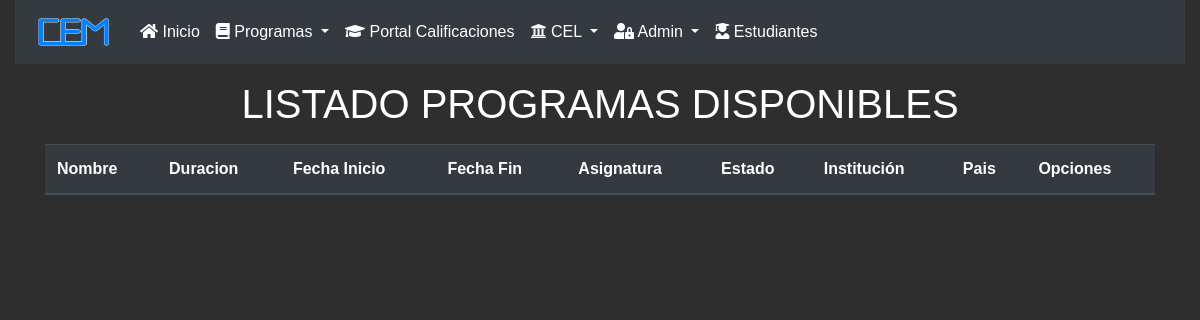
The app's page /listado_postular/, older data.
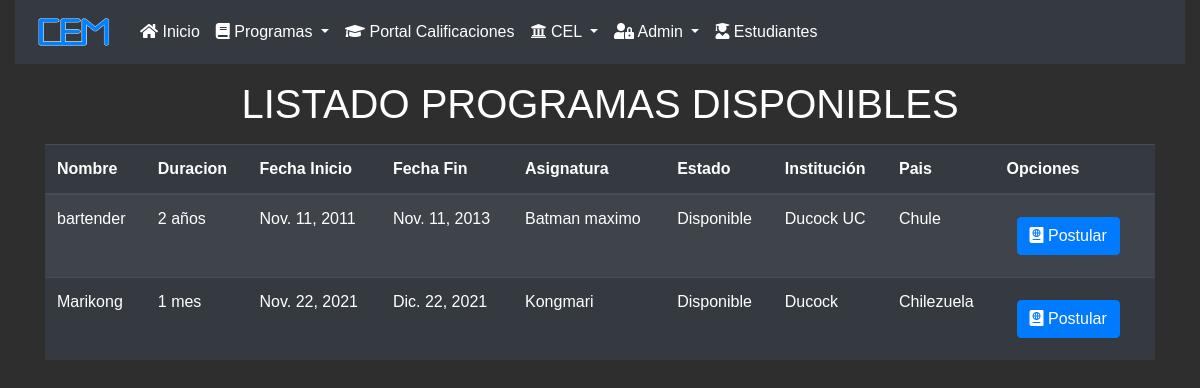
The same page, newer data.
### core/models.py (models this page shows, shortened)
class Programas(models.Model):
    idPrograma = models.IntegerField(primary_key=True, verbose_name='Id de programa')
    nombre = models.CharField(max_length=200, verbose_name='Nombre del programa')
    duracion = models.CharField(max_length=70, verbose_name='duracion del programa')
    fechaInicio = models.DateField(verbose_name='Fecha inicio del programa')
    fechaFin = models.DateField(verbose_name='Fecha termino del programa')
    asignatura = models.CharField(max_length=50, verbose_name='Nombre de la asignatura')
    estado = models.CharField(max_length=50, verbose_name='Indicar estado disponible o no disponible',null=False,blank=False,
                                choices=programa_estado, default='Disponible')
    institucion = models.CharField(max_length=200, verbose_name='Nombre de la institucion')
    pais = models.CharField(max_length=200, verbose_name='Pais de la institucion')

### core/views.py (the view)
# urls.py: path('listado_postular/', listado_postu, name="listado_postu"),
def listado_postu (request):
    programas_filtrados = Programas.objects.filter(estado='Disponible')
    data = {
        'programas_filtrados':programas_filtrados
    }
    return render(request, 'core/listado_postu.html', data)

### core/templates/core/listado_postu.html (shortened to what this page needs)
{% load static %}
<!DOCTYPE html>
<html lang="es">
<head>
    <link rel="stylesheet" href="https://cdn.jsdelivr.net/npm/bootstrap@4.6.0/dist/css/bootstrap.min.css"
>
    <link rel="stylesheet" href="{% static 'core/fontawesome/css/all.min.css' %}">
    <link rel="stylesheet" href="{% static 'core/css/agregarCrud.css' %}">
</head>
<body>
  <div class="container-fluid">
    <nav class="navbar navbar-expand-lg navbar-dark bg-dark">
      <a class="navbar-brand">
        <img src="{% static 'core/img/CEM.png' %}" alt="Logo" id="logo">
      </a>
      <div class="collapse navbar-collapse" id="menu">
        <ul class="navbar-nav mr-auto">
          <li class="nav-item active">
            <a href="{% url 'index' %}" class="nav-link">
              <i class="fas fa-home"></i>
              Inicio
            </a>
          </li>
          <li class="nav-item dropdown">
            <a class="nav-link dropdown-toggle active" data-toggle="dropdown" data-target="despegable" href="#">
              <i class="fas fa-book"></i>
              Programas
            </a>
          </li>
          <li class="nav-item active">
            <a href="{% url 'listado_notas' %}" class="nav-link">
              <i class="fas fa-graduation-cap"></i>
              Portal Calificaciones
            </a>
          </li>
          <li class="nav-item dropdown">
            <a class="nav-link dropdown-toggle active" data-toggle="dropdown" data-target="despegable" href="#">
              <i class="fas fa-university"></i>
              CEL
            </a>
          </li>
          <li class="nav-item dropdown" id="wiki">
            <a class="nav-link dropdown-toggle active" data-toggle="dropdown" data-target="despegable" href="#">
              <i class="fas fa-user-lock"></i>
              Admin
            </a>
          </li>
          <li class="nav-item active">
            <a href="{% url 'listado_postu' %}" class="nav-link">
              <i class="fas fa-user-graduate"></i>
              Estudiantes
            </a>
          </li>
        </ul>
      </div>
    </nav>
  </div>
<h1 id="titula">LISTADO PROGRAMAS DISPONIBLES</h1>
  <div class="container-md">
    <table id="datatable" class="table table-dark table-striped ">
      <thead>
        <tr>
            <th>Nombre</th>
            <th>Duracion</th>
            <th>Fecha Inicio</th>
            <th>Fecha Fin</th>
            <th>Asignatura</th>
            <th>Estado</th>
            <th>Institución</th>
            <th>Pais</th>
            <th>Opciones</th>
        </tr>
      </thead>
      <tbody>
        {% for p in programas_filtrados%}
        <tr>
            <td>{{ p.nombre}}</td>
            <td>{{ p.duracion }}</td>
            <td>{{ p.fechaInicio}}</td>
            <td>{{ p.fechaFin}}</td>
            <td>{{ p.asignatura}}</td>
            <td>{{ p.estado}}</td>
            <td>{{ p.institucion}}</td>
            <td>{{ p.pais}}</td>
            <td>
                <a href="{% url 'postular' p.idPrograma %}">
                  <button type="button" class="btn btn-primary"><i class="fas fa-passport"></i> Postular</button>
                </a>
        {% endfor %}
      </tbody>
    </table>
  </div>
</body>
</html>

Row changes from the older to the newer data that the page shows:
now on this page (row edited): Programas: nombre "bartender", duracion "2 años", fechaInicio "Nov. 11, 2011", fechaFin "Nov. 11, 2013", asignatura "Batman maximo", estado "Disponible", institucion "Ducock UC", pais "Chule"
added Programas: nombre "Marikong", duracion "1 mes", fechaInicio "Nov. 22, 2021", fechaFin "Dic. 22, 2021", asignatura "Kongmari", estado "Disponible", institucion "Ducock", pais "Chilezuela"
